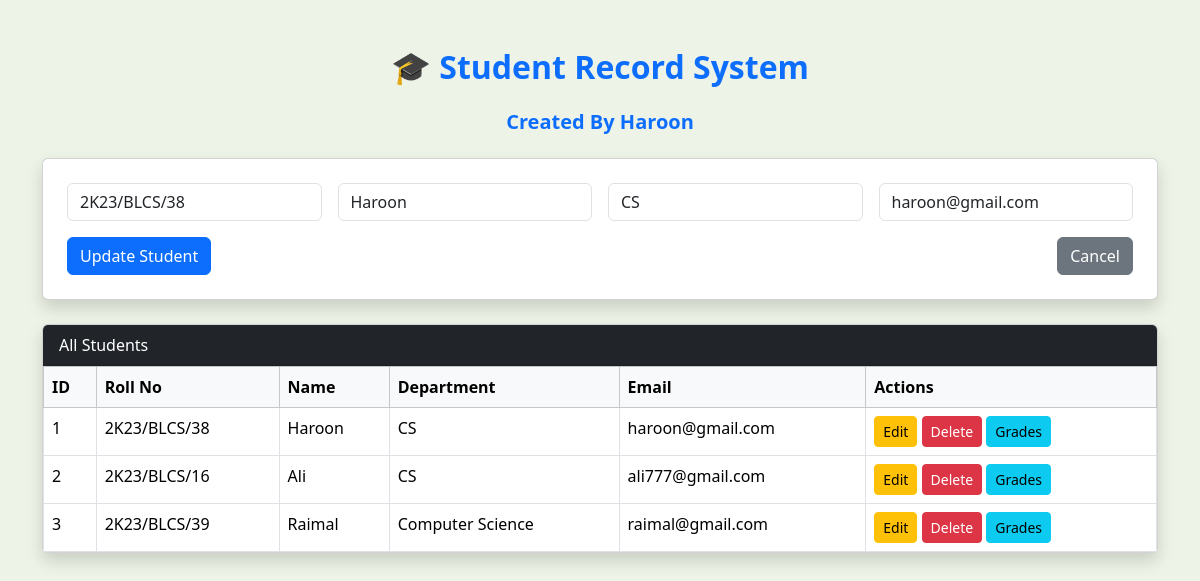
Screenshot of /?edit=1 with the database file from the repository.
### Components/models.py (models this page shows)
class Students(db.Model):
    id=db.Column(db.Integer,primary_key=True)
    roll_no=db.Column(db.String(20),unique=True,nullable=False)
    name=db.Column(db.String(60),unique=True,nullable=False)
    department=db.Column(db.String(60))
    email=db.Column(db.String(100),unique=True)
    grades=db.relationship('Grade',backref='student',cascade="all,delete-orphan")

### Components/routes.py (the view, shortened to what this page needs)
@app.route('/', methods=['GET', 'POST'])
def index():
    students = Students.query.all()
    edit_student = None
    if request.args.get('edit'):
        edit_student = Students.query.get_or_404(request.args.get('edit'))
    return render_template('index.html', students=students, edit_student=edit_student)

### Components/templates/index.html (shortened to what this page needs)
<!DOCTYPE html>
<html>
<head>
  <link href="https://cdn.jsdelivr.net/npm/bootstrap@5.3.3/dist/css/bootstrap.min.css" rel="stylesheet">
</head>
<body>
<div class="container mt-5">
  <h2 class="text-center mb-4 text-primary fw-bold">🎓 Student Record System</h2>
  <h5 class="text-center mb-4 text-primary fw-bold">Created By Haroon</h5>
  <form method="POST" class="card p-4 mb-4 shadow">
    <div class="row g-3">
      <div class="col-md-3">
        <input type="text" class="form-control" name="roll_no" placeholder="Roll No" value="{{ edit_student.roll_no if edit_student else '' }}" required>
      </div>
      <div class="col-md-3">
        <input type="text" class="form-control" name="name" placeholder="Name" value="{{ edit_student.name if edit_student else '' }}" required>
      </div>
      <div class="col-md-3">
        <input type="text" class="form-control" name="department" placeholder="Department" value="{{ edit_student.department if edit_student else '' }}" required>
      </div>
      <div class="col-md-3">
        <input type="email" class="form-control" name="email" placeholder="Email" value="{{ edit_student.email if edit_student else '' }}" required>
      </div>
      <div class="col-12 d-flex justify-content-between">
        <button type="submit" class="btn btn-primary">{{ 'Update Student' if edit_student else 'Add Student' }}</button>
        {% if edit_student %}
          <a href="/" class="btn btn-secondary">Cancel</a>
        {% endif %}
      </div>
    </div>
  </form>
  <div class="card shadow">
    <div class="card-header bg-dark text-white">All Students</div>
    <div class="table-responsive">
      <table class="table table-bordered m-0">
        <thead class="table-light">
          <tr>
            <th>ID</th><th>Roll No</th><th>Name</th><th>Department</th><th>Email</th><th>Actions</th>
          </tr>
        </thead>
        <tbody>
          {% for student in students %}
          <tr>
            <td>{{ student.id }}</td>
            <td>{{ student.roll_no }}</td>
            <td>{{ student.name }}</td>
            <td>{{ student.department }}</td>
            <td>{{ student.email }}</td>
            <td>
              <a href="/?edit={{ student.id }}" class="btn btn-warning btn-sm">Edit</a>
              <a href="/delete/{{ student.id }}" class="btn btn-danger btn-sm" onclick="return confirm('Delete this student?')">Delete</a>
              <button class="btn btn-info btn-sm" data-bs-toggle="collapse" data-bs-target="#grades{{ student.id }}">Grades</button>
            </td>
          </tr>
          {% endfor %}
        </tbody>
      </table>
    </div>
  </div>
</div>
</body>
</html>

### Components/templates/index.html (style rules this page uses)
body { background-color: #eef3e7; }
.card { box-shadow: 0 0 10px rgba(0, 0, 0, 0.1); }

### rows the page displays
Students: roll_no "2K23/BLCS/38", name "Haroon", department "CS", email "haroon@gmail.com", id "1"
Students: id "2", roll_no "2K23/BLCS/16", name "Ali", department "CS", email "ali777@gmail.com"
Students: id "3", roll_no "2K23/BLCS/39", name "Raimal", department "Computer Science", email "raimal@gmail.com"

### other values shown
{{ 'Update Student' if edit_student else 'Add Student' }} "Update Student"
